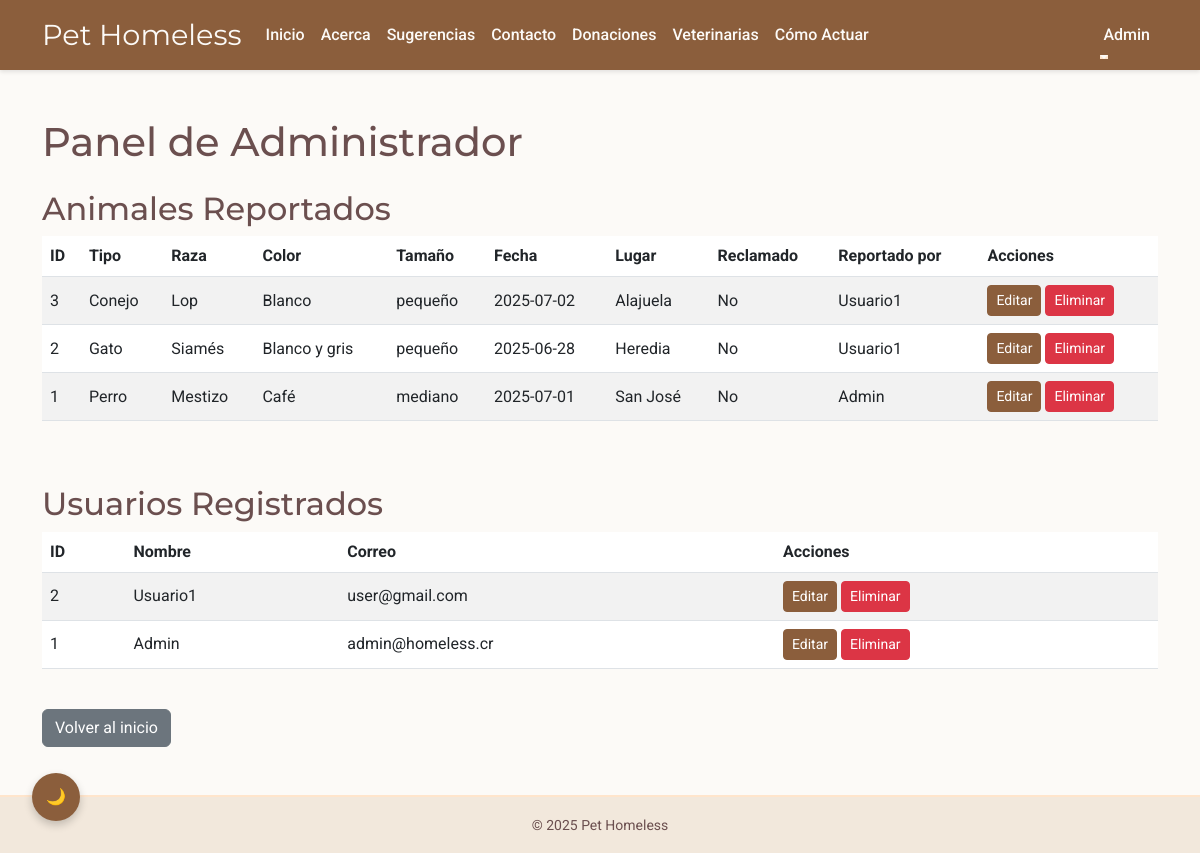
The page /admin.php (signed in) on the database its author committed.
### tables this page shows
CREATE TABLE IF NOT EXISTS animales (
  id INT AUTO_INCREMENT PRIMARY KEY,
  usuario_id INT NOT NULL,
  tipo VARCHAR(50) NOT NULL,
  raza VARCHAR(100) DEFAULT NULL,
  color VARCHAR(50) DEFAULT NULL,
  tamanio ENUM('pequeño','mediano','grande') DEFAULT NULL,
  fecha_encontrado DATE NOT NULL,
  lugar VARCHAR(150) DEFAULT NULL,
  foto VARCHAR(255) DEFAULT NULL,
  reclamado TINYINT(1) NOT NULL DEFAULT 0,
  fecha_registro TIMESTAMP DEFAULT CURRENT_TIMESTAMP,
  FOREIGN KEY (usuario_id) REFERENCES usuarios(id) ON DELETE CASCADE
);

CREATE TABLE IF NOT EXISTS usuarios (
  id INT AUTO_INCREMENT PRIMARY KEY,
  nombre VARCHAR(100) NOT NULL,
  correo VARCHAR(150) NOT NULL UNIQUE,
  contrasena VARCHAR(255) NOT NULL,
  rol ENUM('usuario','admin') NOT NULL DEFAULT 'usuario',
  fecha_creacion TIMESTAMP DEFAULT CURRENT_TIMESTAMP
);

### admin.php (the view, shortened to what this page needs)
<?php
require 'conn.php';
$pdo->setAttribute(PDO::ATTR_ERRMODE, PDO::ERRMODE_EXCEPTION);
$allAnimals = $pdo->query("
    SELECT a.id, a.tipo, a.raza, a.color, a.tamanio,
           a.fecha_encontrado, a.lugar, a.reclamado,
           u.nombre AS reportado_por
      FROM animales a
      JOIN usuarios u ON a.usuario_id = u.id
     ORDER BY a.id DESC
")->fetchAll();
$allUsers = $pdo->query("
    SELECT id, nombre, correo
      FROM usuarios
     ORDER BY id DESC
")->fetchAll();
?>
<!DOCTYPE html>
<html lang="es">
<head>
  <link
    href="https://cdn.jsdelivr.net/npm/bootstrap@5.3.0/dist/css/bootstrap.min.css"
    rel="stylesheet"
  >
  <link href="css/style.css" rel="stylesheet">
</head>
<body>
  <?php include 'layout/nav.php'; ?>
  <div class="container my-5">
    <h1 class="mb-4">Panel de Administrador</h1>
    <h2>Animales Reportados</h2>
    <div class="table-responsive mb-5">
      <table class="table table-striped align-middle">
        <thead>
          <tr>
            <th>ID</th>
            <th>Tipo</th>
            <th>Raza</th>
            <th>Color</th>
            <th>Tamaño</th>
            <th>Fecha</th>
            <th>Lugar</th>
            <th>Reclamado</th>
            <th>Reportado por</th>
            <th>Acciones</th>
          </tr>
        </thead>
        <tbody>
          <?php foreach ($allAnimals as $a): ?>
            <tr>
              <td><?= $a['id'] ?></td>
              <td><?= htmlspecialchars($a['tipo']) ?></td>
              <td><?= htmlspecialchars($a['raza']) ?></td>
              <td><?= htmlspecialchars($a['color']) ?></td>
              <td><?= htmlspecialchars($a['tamanio']) ?></td>
              <td><?= htmlspecialchars($a['fecha_encontrado']) ?></td>
              <td><?= htmlspecialchars($a['lugar']) ?></td>
              <td><?= $a['reclamado'] ? 'Sí' : 'No' ?></td>
              <td><?= htmlspecialchars($a['reportado_por']) ?></td>
              <td>
                <a href="edit_animal.php?id=<?= $a['id'] ?>"
                   class="btn btn-sm btn-primary">Editar</a>
                <a href="admin.php?delete_animal=<?= $a['id'] ?>"
                   class="btn btn-sm btn-danger"
                   onclick="return confirm('¿Eliminar este animal?');"
                >Eliminar</a>
              </td>
            </tr>
          <?php endforeach; ?>
        </tbody>
      </table>
    </div>
    <h2>Usuarios Registrados</h2>
    <div class="table-responsive">
      <table class="table table-striped align-middle">
        <thead>
          <tr>
            <th>ID</th>
            <th>Nombre</th>
            <th>Correo</th>
            <th>Acciones</th>
          </tr>
        </thead>
        <tbody>
          <?php foreach ($allUsers as $u): ?>
            <tr>
              <td><?= $u['id'] ?></td>
              <td><?= htmlspecialchars($u['nombre']) ?></td>
              <td><?= htmlspecialchars($u['correo']) ?></td>
              <td>
                <a href="admin_edit_user.php?id=<?= $u['id'] ?>"
                   class="btn btn-sm btn-primary">Editar</a>
                <a href="admin.php?delete_user=<?= $u['id'] ?>"
                   class="btn btn-sm btn-danger"
                   onclick="return confirm('¿Eliminar este usuario?');"
                >Eliminar</a>
              </td>
            </tr>
          <?php endforeach; ?>
        </tbody>
      </table>
    </div>
    <a href="index.php" class="btn btn-secondary mt-4">Volver al inicio</a>
  </div>
  <button id="themeToggle" title="Cambiar tema">🌙</button>
  <?php include 'layout/footer.php'; ?>
</body>
</html>

### layout/nav.php (shortened to what this page needs)
<?php
  $current = basename($_SERVER['SCRIPT_NAME']);
?>
<link href="https://cdn.jsdelivr.net/npm/bootstrap@5.3.0/dist/css/bootstrap.min.css" rel="stylesheet">
  <link href="css/style.css" rel="stylesheet"/>
<nav class="navbar navbar-expand-lg">
  <div class="container">
    <a class="navbar-brand" href="index.php">Pet Homeless</a>
    <div class="collapse navbar-collapse" id="navbarNav">
      <ul class="navbar-nav me-auto">
        <li class="nav-item">
          <a class="nav-link <?= $current==='index.php'    ? 'active' : '' ?>" href="index.php">Inicio</a>
        </li>
        <li class="nav-item">
          <a class="nav-link <?= $current==='about.php'    ? 'active' : '' ?>" href="about.php">Acerca</a>
        </li>
        <li class="nav-item">
          <a class="nav-link <?= $current==='comments.php' ? 'active' : '' ?>" href="comments.php">Sugerencias</a>
        </li>
        <li class="nav-item">
          <a class="nav-link <?= $current==='contacto.php' ? 'active' : '' ?>" href="contacto.php">Contacto</a>
        </li>
        <li class="nav-item">
          <a class="nav-link <?= $current==='donaciones.php' ? 'active' : '' ?>" href="donaciones.php">Donaciones</a>
        </li>
        <li class="nav-item">
          <a class="nav-link <?= $current==='veterinarias.php' ? 'active' : '' ?>" href="veterinarias.php">Veterinarias</a>
        </li>
        <li class="nav-item">
          <a class="nav-link <?= $current==='actuar.php' ? 'active' : '' ?>" href="actuar.php">Cómo Actuar</a>
        </li>
      </ul>
      <ul class="navbar-nav">
        <?php if (isset($_SESSION['user_id'])): ?>
          <li class="nav-item dropdown">
            <a class="nav-link dropdown-toggle"
               href="#"
               id="userMenu"
               role="button"
               data-bs-toggle="dropdown"
               aria-expanded="false">
              <?= htmlspecialchars($_SESSION['user_name']) ?>
            </a>
          </li>
        <?php endif; ?>
      </ul>
    </div>
  </div>
</nav>

### layout/footer.php
<footer class="footer py-3 text-center">
    <div class="container">
      <small>&copy; <?= date('Y') ?> Pet Homeless</small>
    </div>
  </footer>

### css/style.css (style rules this page uses)
:root { --primary-cream: #fcfaf7; --warm-beige: #f2e8dc; --soft-peach: #ffe5cc; --dusty-rose: #e8c8c4; --coffee-brown: #6b4f4f; --caramel: #8b5e3c; --space-sm: 0.5rem; --space-md: 1rem; --font-base: 'Roboto', sans-serif; --font-heading: 'Montserrat', sans-serif; }
* { box-sizing: border-box; margin: 0; padding: 0; }
body { background-color: var(--primary-cream); color: var(--coffee-brown); font-family: var(--font-base); line-height: 1.5; }
h1, h2, h3, h4, h5, h6 { font-family: var(--font-heading); }
.navbar { position: sticky; top: 0; z-index: 1000; background-color: var(--caramel) !important; -webkit-box-shadow: 0 2px 4px rgba(0,0,0,0.1); box-shadow: 0 2px 4px rgba(0,0,0,0.1); -webkit-transition: background-color 0.3s ease; transition: background-color 0.3s ease; min-height: 70px; }
.navbar-brand { color: var(--primary-cream) !important; font-family: var(--font-heading); font-size: 1.8rem; }
.navbar-nav .nav-link { color: var(--primary-cream) !important; font-weight: 500; position: relative; -webkit-transition: color 0.2s ease; transition: color 0.2s ease; }
.navbar-nav .nav-link::after { content: ''; position: absolute; left: 0; bottom: -4px; width: 0; height: 2px; background: var(--soft-peach); -webkit-transition: width 0.3s ease; transition: width 0.3s ease; }
.btn-primary { background-color: var(--caramel) !important; border-color: var(--caramel) !important; color: #fff !important; -webkit-transition: background-color 0.2s ease, box-shadow 0.2s ease; transition: background-color 0.2s ease, box-shadow 0.2s ease; }
footer { background-color: var(--warm-beige); color: var(--coffee-brown); border-top: 2px solid var(--soft-peach); padding: var(--space-md) 0; }
#themeToggle { position: fixed; bottom: 2rem; left: 2rem; width: 3rem; height: 3rem; background: var(--caramel); color: #fff; border: none; border-radius: 50%; display: flex; align-items: center; justify-content: center; cursor: pointer; -webkit-box-shadow: 0 4px 8px rgba(0,0,0,0.2); box-shadow: 0 4px 8px rgba(0,0,0,0.2); z-index: 1000; }

### rows shown on the page
animales: id "3", tipo "Conejo", raza "Lop", color "Blanco", tamanio "pequeño", fecha_encontrado "2025-07-02", lugar "Alajuela", reclamado "No", usuario.nombre "Usuario1"
animales: id "2", tipo "Gato", raza "Siamés", color "Blanco y gris", tamanio "pequeño", fecha_encontrado "2025-06-28", lugar "Heredia", reclamado "No", usuario.nombre "Usuario1"
animales: id "1", tipo "Perro", raza "Mestizo", color "Café", tamanio "mediano", fecha_encontrado "2025-07-01", lugar "San José", reclamado "No", usuario.nombre "Admin"
usuarios: id "2", nombre "Usuario1", correo "user@gmail.com"
usuarios: id "1", nombre "Admin", correo "admin@homeless.cr"

### other values the page prints
$_SESSION['user_name'] "Admin"
